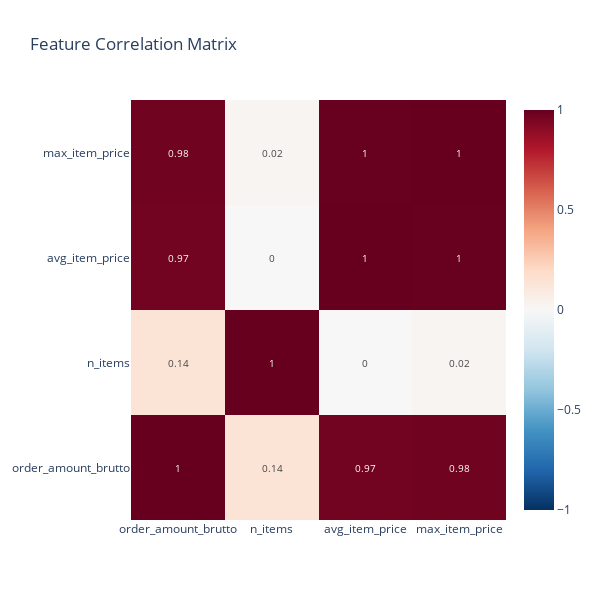

Notebook code for this chart:
### Markdown cell above
## 6. Feature Correlations

### Code cell
from src.visualization import plot_correlation_heatmap

fig = plot_correlation_heatmap(df, NUMERICAL)
fig.show()

### Figure 1 — Plotly figure (JSON) as saved in the notebook; plotly's stock layout.template omitted (floating-point values rounded to 4 significant figures)
{"data": [{"colorscale": [[0.0, "rgb(5,48,97)"], [0.1, "rgb(33,102,172)"], [0.2, "rgb(67,147,195)"], [0.3, "rgb(146,197,222)"], [0.4, "rgb(209,229,240)"], [0.5, "rgb(247,247,247)"], [0.6, "rgb(253,219,199)"], [0.7, "rgb(244,165,130)"], [0.8, "rgb(214,96,77)"], [0.9, "rgb(178,24,43)"], [1.0, "rgb(103,0,31)"]], "text": [[1.0, 0.14, 0.97, 0.98], [0.14, 1.0, -0.0, 0.02], [0.97, -0.0, 1.0, 1.0], [0.98, 0.02, 1.0, 1.0]], "textfont": {"size": 10}, "texttemplate": "%{text}", "type": "heatmap", "x": ["order_amount_brutto", "n_items", "avg_item_price", "max_item_price"], "y": ["order_amount_brutto", "n_items", "avg_item_price", "max_item_price"], "z": [[1.0, 0.1429, 0.9673, 0.9768], [0.1429, 1.0, -0.001742, 0.02148], [0.9673, -0.001742, 1.0, 0.9978], [0.9768, 0.02148, 0.9978, 1.0]], "zmax": 1, "zmin": -1}], "layout": {"height": 600, "title": {"text": "Feature Correlation Matrix"}, "width": 600}}
